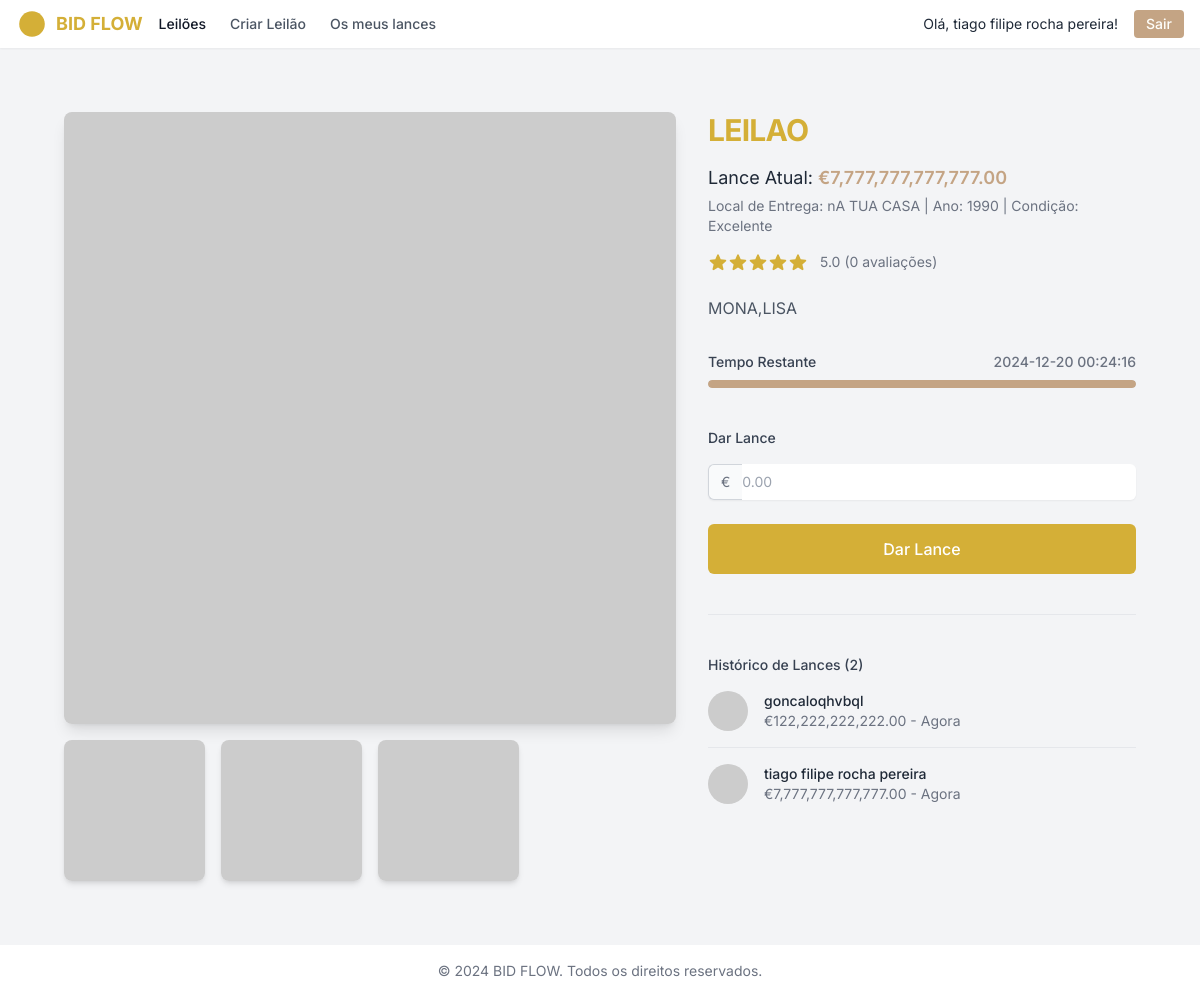
The page /leilao/36186674-a0bb-4c1d-b38b-ba7132bf8293 (signed in) on the database as committed earlier.
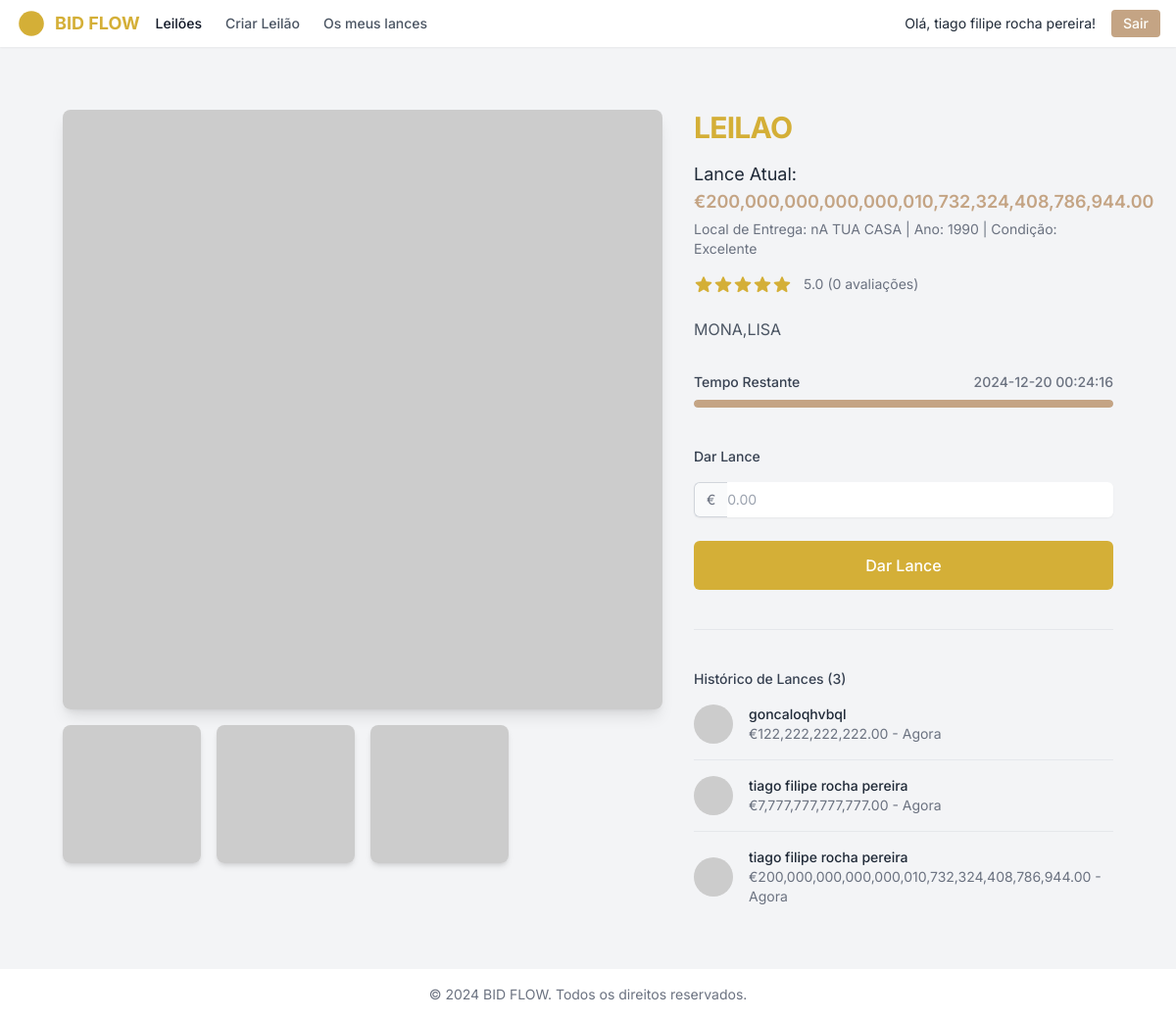
The same page on the database as committed later.
### app.py (models this page shows, shortened)
class User(UserMixin, db.Model):
    __tablename__ = 'users'
    id = db.Column(db.String, primary_key=True, default=lambda: str(uuid4()))
    name = db.Column(db.String, nullable=False)
    email = db.Column(db.String, unique=True, nullable=False)
    password_hash = db.Column(db.String, nullable=False)

class Imagem(db.Model):
    __tablename__ = 'imagens'
    id = db.Column(db.Integer, primary_key=True)
    url = db.Column(db.String, nullable=False)
    alt = db.Column(db.String, nullable=False)
    leilao_id = db.Column(db.String, db.ForeignKey('leiloes.id'), nullable=False)

class Leilao(db.Model):
    __tablename__ = 'leiloes'
    id = db.Column(db.String, primary_key=True)
    titulo = db.Column(db.String, nullable=False)
    lance_atual = db.Column(db.Float, nullable=False)
    avaliacoes = db.Column(db.Integer, default=0)
    media_avaliacoes = db.Column(db.Float, default=5.0)
    descricao = db.Column(db.Text, nullable=False)
    tempo_fim = db.Column(db.DateTime, nullable=False)
    local_de_entrega = db.Column(db.String, nullable=False)
    ano_fabricacao = db.Column(db.Integer, nullable=False)
    condicao = db.Column(db.String, nullable=False)
    total_lances = db.Column(db.Integer, default=0)
    historico_lances = db.relationship('Lance', backref='leilao', cascade='all, delete-orphan', lazy=True)
    detalhes_imagens = db.relationship('Imagem', backref='leilao', cascade='all, delete-orphan', lazy=True)

class Lance(db.Model):
    __tablename__ = 'lances'
    id = db.Column(db.Integer, primary_key=True)
    nome = db.Column(db.String, nullable=False)
    valor = db.Column(db.Float, nullable=False)
    tempo = db.Column(db.String, nullable=False, default='Agora')
    imagem = db.Column(db.String, nullable=False)
    leilao_id = db.Column(db.String, db.ForeignKey('leiloes.id'), nullable=False)
    user_id = db.Column(db.String, db.ForeignKey('users.id'), nullable=True)

### app.py (the view, shortened to what this page needs)
@app.route('/leilao/<leilao_id>', methods=['GET', 'POST'])
@login_required
def leilao_inspecao(leilao_id):
    leilao = Leilao.query.filter_by(id=leilao_id).first()
    if not leilao:
        flash('Leilão não encontrado.', 'error')
        return redirect(url_for('dashboard'))
    leilao.tempo_fim_str = leilao.tempo_fim.strftime('%Y-%m-%d %H:%M:%S')
    leilao.media_avaliacoes_int = int(leilao.media_avaliacoes)
    return render_template('index.html', leilao=leilao)

### app.py (called while the page is built)
@login_manager.user_loader
def load_user(user_id):
    return User.query.get(user_id)

### templates/index.html (shortened to what this page needs)
{% extends "base.html" %}
{% block content %}
<main class="py-10">
    <div class="mx-auto max-w-7xl px-4 sm:px-6 lg:px-8">
        <div class="lg:grid lg:grid-cols-12 lg:gap-x-8">
            <div class="lg:col-span-7">
                <div class="grid grid-cols-1 gap-4">
                    <div class="aspect-w-16 aspect-h-9 overflow-hidden rounded-lg shadow-lg">
                        <img src="{{ leilao.detalhes_imagens[0].url }}" alt="{{ leilao.detalhes_imagens[0].alt }}" class="object-cover w-full h-full cursor-pointer transition-transform duration-300 hover:scale-105" onclick="openModal(this.src, '{{ leilao.detalhes_imagens[0].alt }}')">
                    </div>
                    <div class="grid grid-cols-2 sm:grid-cols-4 gap-4">
                        {% for detalhe in leilao.detalhes_imagens[1:] %}
                        <div class="aspect-w-1 aspect-h-1 overflow-hidden rounded-lg shadow-md">
                            <img src="{{ detalhe.url }}" alt="{{ detalhe.alt }}" class="object-cover w-full h-full hover:opacity-75 transition-all duration-300 cursor-pointer hover:scale-105" onclick="openModal(this.src, '{{ detalhe.alt }}')">
                        </div>
                        {% endfor %}
                    </div>
                </div>
            </div>
            <div class="mt-10 lg:col-span-5 lg:mt-0">
                <h1 class="text-3xl font-bold tracking-tight text-luxgold">{{ leilao.titulo }}</h1>
                <div class="mt-4">
                    <p class="text-lg text-gray-800">Lance Atual: <span class="font-semibold text-luxbrown" id="lance_atual">€{{ "{:,.2f}".format(leilao.lance_atual) }}</span></p>
                    <p class="mt-1 text-sm text-gray-500">Local de Entrega: <span id="local_de_entrega">{{ leilao.local_de_entrega }}</span> | Ano: <span id="ano_fabricacao">{{ leilao.ano_fabricacao }}</span> | Condição: <span id="condicao">{{ leilao.condicao }}</span></p>
                </div>
                <div class="mt-4">
                    <div class="flex items-center">
                        <div class="flex items-center" id="avaliacoes">
                        </div>
                        <p class="ml-3 text-sm text-gray-500" id="media_avaliacoes">{{ leilao.media_avaliacoes }} ({{ leilao.avaliacoes }} avaliações)</p>
                    </div>
                </div>
                <div class="mt-6">
                    <div class="space-y-6 text-base text-gray-600">
                        <p id="descricao">{{ leilao.descricao }}</p>
                    </div>
                </div>
                {% if not leilao.encerrado %}
                <div class="mt-8">
                    <div class="flex items-center justify-between">
                        <h3 class="text-sm font-medium text-gray-700">Tempo Restante</h3>
                        <p class="text-sm font-medium text-gray-500" id="countdown">{{ leilao.tempo_fim_str }}</p>
                    </div>
                    <div class="mt-2 h-2 w-full bg-gray-200 rounded-full overflow-hidden">
                        <div id="progress-bar" class="h-full bg-luxbrown rounded-full" style="width: 100%"></div>
                    </div>
                </div>
                <div class="mt-10">
                    <h3 class="text-sm font-medium text-gray-700">Dar Lance</h3>
                    <form class="mt-4" action="{{ url_for('leilao_inspecao', leilao_id=leilao.id) }}" method="POST">
                        <div class="flex rounded-md shadow-sm">
                            <span class="inline-flex items-center rounded-l-md border border-r-0 border-gray-300 bg-gray-50 px-3 text-gray-500 sm:text-sm">€</span>
                            <input type="number" name="price" id="price" step="0.01" min="{{ leilao.lance_atual + 0.01 }}" class="block w-full min-w-0 flex-1 rounded-none rounded-r-md border-gray-300 py-1.5 text-gray-700 placeholder:text-gray-400 focus:ring-luxbrown focus:border-luxbrown sm:text-sm sm:leading-6" placeholder="0.00" required>
                        </div>
                        <button type="submit" class="mt-6 flex w-full items-center justify-center rounded-md border border-transparent bg-luxgold px-8 py-3 text-base font-medium text-white hover:bg-yellow-600 focus:outline-none focus:ring-2 focus:ring-luxgold focus:ring-offset-2 transition-colors duration-300">Dar Lance</button>
                    </form>
                </div>
                <div class="mt-10 border-t border-gray-200 pt-10">
                    <h3 class="text-sm font-medium text-gray-700">Histórico de Lances (<span id="total_lances">{{ leilao.total_lances }}</span>)</h3>
                    <div class="mt-4 flow-root">
                        <ul role="list" class="-my-4 divide-y divide-gray-200" id="historico_lances">
                            {% for lance in leilao.historico_lances %}
                            <li class="flex items-center py-4">
                                <img src="{{ lance.imagem }}" alt="{{ lance.nome }}" class="h-10 w-10 rounded-full">
                                <div class="ml-4">
                                    <p class="text-sm font-medium text-gray-800">{{ lance.nome }}</p>
                                    <p class="text-sm text-gray-500">€{{ "{:,.2f}".format(lance.valor) }} - {{ lance.tempo }}</p>
                                </div>
                            </li>
                            {% endfor %}
                        </ul>
                    </div>
                </div>
                {% else %}
                <div class="mt-8">
                    <p class="text-xl font-semibold text-red-600">Este leilão está encerrado.</p>
                </div>
                {% endif %}
            </div>
        </div>
    </div>
</main>
{% endblock %}

### templates/base.html (shortened to what this page needs)
<!DOCTYPE html>
<html lang="pt-PT" class="h-full bg-gray-100">
<head>
    <script src="https://cdn.tailwindcss.com"></script>
    <link rel="stylesheet" type="text/css" href="https://cdn.jsdelivr.net/npm/toastify-js/src/toastify.min.css">
</head>
<body class="h-full font-sans antialiased flex flex-col">
    <header class="bg-white shadow-sm">
        <nav class="px-4 py-2 flex items-center justify-between">
            <div class="flex items-center space-x-4">
                <a href="{{ url_for('dashboard') }}" class="flex items-center">
                    <svg class="h-8 w-8 text-luxgold" fill="currentColor" viewBox="0 0 20 20">
                        <circle cx="10" cy="10" r="8" />
                    </svg>
                    <span class="ml-2 text-luxgold font-bold text-lg">BID FLOW</span>
                </a>
                <div class="hidden sm:flex space-x-6">
                    <a href="{{ url_for('dashboard') }}" class="text-gray-900 hover:text-luxgold text-sm font-medium">
                        Leilões
                    </a>
                    <a href="{{ url_for('criar_leilao') }}" class="text-gray-600 hover:text-luxgold text-sm font-medium">
                        Criar Leilão
                    </a>
                    {% if current_user.is_authenticated %}
                    <a href="{{ url_for('meus_lances') }}" class="text-gray-600 hover:text-luxgold text-sm font-medium">
                        Os meus lances
                    </a>
                    {% endif %}
                </div>
            </div>
            <div class="hidden sm:flex items-center space-x-4">
                {% if current_user.is_authenticated %}
                    <span class="text-gray-800 text-sm">Olá, {{ current_user.name }}!</span>
                    <a href="{{ url_for('logout') }}" class="bg-luxbrown text-luxwhite px-3 py-1 rounded hover:bg-luxgold text-sm font-medium">
                        Sair
                    </a>
                {% else %}
                    <a href="{{ url_for('login') }}" class="text-gray-600 hover:text-luxgold text-sm font-medium">Entrar</a>
                    <a href="{{ url_for('register') }}" class="text-gray-600 hover:text-luxgold text-sm font-medium">Registar</a>
                {% endif %}
            </div>
        </nav>
    </header>
    <main class="flex-grow py-6 px-4 sm:px-6 lg:px-8">
        {% block content %}{% endblock %}
    </main>
    <footer class="bg-white px-4 py-4">
        <p class="text-center text-sm text-gray-500">
            &copy; 2024 BID FLOW. Todos os direitos reservados.
        </p>
    </footer>
</body>
</html>

### templates/base.html (style rules this page uses)
* { scrollbar-width: thin; scrollbar-color: #C4A484 #f1f1f1; }

Rows that differ between the two databases and show on the page:
changed Leilao "LEILAO": lance_atual "7,777,777,777,777.00" → "200,000,000,000,000,010,732,324,408,786,944.00"; total_lances "2" → "3"
added Lance: nome "tiago filipe rocha pereira", valor "200,000,000,000,000,010,732,324,408,786,944.00", tempo "Agora"
